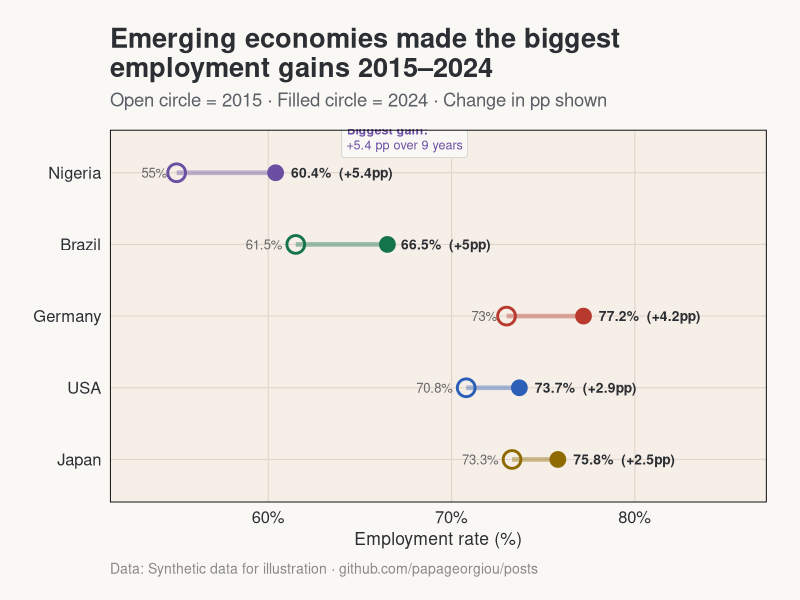

This figure's R source:
# Chart 4: Slope / Dumbbell — Employment rate change 2015 vs 2024
# Insight: Brazil and Nigeria made the biggest employment gains over the decade

library(tidyverse)
library(ggtext)
library(scales)

# ── Palette & theme ────────────────────────────────────────────────────────────
bg_plot   <- "#F6EFE8"
bg_figure <- "#FAF8F5"
gridlines <- "#E2D6CB"
text_axes <- "#2B2F33"

palette_warm <- c(
  USA     = "#2B5FB8",
  Germany = "#B83A2F",
  Japan   = "#8F6A00",
  Brazil  = "#13734A",
  Nigeria = "#6B4FA3"
)

my_social_theme <- function(base_size = 14, base_family = "Helvetica") {
  ggthemes::theme_foundation(base_size = base_size, base_family = base_family) +
    theme(
      plot.background   = element_rect(fill = bg_figure, color = NA),
      panel.background  = element_rect(fill = bg_plot,   color = NA),
      panel.grid.major  = element_line(color = gridlines, linewidth = 0.4),
      panel.grid.minor  = element_blank(),
      axis.ticks        = element_blank(),
      axis.text         = element_text(color = text_axes, size = rel(0.85)),
      axis.title        = element_text(color = text_axes, size = rel(0.9)),
      plot.title        = element_text(face = "bold", size = rel(1.4), color = text_axes,
                                       hjust = 0, margin = margin(b = 6)),
      plot.subtitle     = element_markdown(size = rel(0.95), color = "#5A5F65",
                                           margin = margin(b = 14)),
      plot.caption      = element_text(size = rel(0.72), color = "#888888",
                                       hjust = 0, margin = margin(t = 10)),
      plot.margin       = margin(20, 24, 16, 24),
      legend.position   = "none"
    )
}

# ── Data ───────────────────────────────────────────────────────────────────────
df <- tribble(
  ~country,   ~emp_2015, ~emp_2024,
  "USA",      70.8,      73.7,
  "Germany",  73.0,      77.2,
  "Japan",    73.3,      75.8,
  "Brazil",   61.5,      66.5,
  "Nigeria",  55.0,      60.4
) |>
  mutate(
    country = fct_reorder(country, emp_2024 - emp_2015),
    delta   = emp_2024 - emp_2015
  )

# ── Plot ───────────────────────────────────────────────────────────────────────
p <- ggplot(df) +
  # Connector segment
  geom_segment(
    aes(x = emp_2015, xend = emp_2024, y = country, yend = country,
        color = country),
    linewidth = 1.6, alpha = 0.4
  ) +
  # 2015 point (hollow)
  geom_point(aes(x = emp_2015, y = country, color = country),
             shape = 1, size = 5, stroke = 1.5) +
  # 2024 point (solid)
  geom_point(aes(x = emp_2024, y = country, color = country),
             shape = 19, size = 5) +
  # Left labels: 2015 values
  geom_text(aes(x = emp_2015, y = country,
                label = paste0(emp_2015, "%")),
            hjust = 1.35, size = 3.3, color = "#666666") +
  # Right labels: 2024 values + delta
  geom_text(aes(x = emp_2024, y = country,
                label = paste0(emp_2024, "%  (+", round(delta, 1), "pp)")),
            hjust = -0.15, size = 3.5, fontface = "bold",
            color = text_axes) +
  # Highlight: biggest mover annotated
  annotate("richtext",
    x = 64, y = "Nigeria",
    label = "**Biggest gain:**<br>+5.4 pp over 9 years",
    fill = "#FAF8F5", label.color = "#CCCCCC",
    size = 3.2, color = "#6B4FA3", hjust = 0, vjust = -0.4
  ) +
  scale_color_manual(values = palette_warm) +
  scale_x_continuous(
    labels = label_percent(scale = 1),
    limits = c(52, 84),
    expand = expansion(mult = c(0.02, 0.1))
  ) +
  labs(
    title    = "Emerging economies made the biggest\nemployment gains 2015–2024",
    subtitle = "Open circle = 2015  ·  Filled circle = 2024  ·  Change in pp shown",
    x        = "Employment rate (%)",
    y        = NULL,
    caption  = "Data: Synthetic data for illustration · github.com/papageorgiou/posts"
  ) +
  my_social_theme()

ggsave(
  "04_slope_employment_change.png",
  plot   = p,
  path   = "/Users/alexp/gd_alpapag/apclients/posts/gdp-employment-5countries",
  width  = 1080, height = 1080, units = "px", dpi = 150, bg = bg_figure
)

message("Chart 4 saved.")
